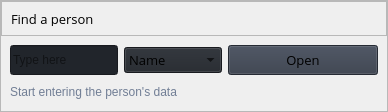
                        <widget class="QFrame" name="row_1">
                         <property name="sizePolicy">
                          <sizepolicy hsizetype="Preferred" vsizetype="Preferred">
                           <horstretch>0</horstretch>
                           <verstretch>0</verstretch>
                          </sizepolicy>
                         </property>
                         <property name="frameShape">
                          <enum>QFrame::StyledPanel</enum>
                         </property>
                         <property name="frameShadow">
                          <enum>QFrame::Raised</enum>
                         </property>
                         <layout class="QVBoxLayout" name="verticalLayout_16">
                          <property name="spacing">
                           <number>0</number>
                          </property>
                          <property name="leftMargin">
                           <number>0</number>
                          </property>
                          <property name="topMargin">
                           <number>0</number>
                          </property>
                          <property name="rightMargin">
                           <number>0</number>
                          </property>
                          <property name="bottomMargin">
                           <number>0</number>
                          </property>
                          <item>
                           <widget class="QFrame" name="frame_div_content_1">
                            <property name="minimumSize">
                             <size>
                              <width>0</width>
                              <height>110</height>
                             </size>
                            </property>
                            <property name="maximumSize">
                             <size>
                              <width>16777215</width>
                              <height>110</height>
                             </size>
                            </property>
                            <property name="frameShape">
                             <enum>QFrame::NoFrame</enum>
                            </property>
                            <property name="frameShadow">
                             <enum>QFrame::Raised</enum>
                            </property>
                            <layout class="QVBoxLayout" name="verticalLayout_17">
                             <property name="spacing">
                              <number>0</number>
                             </property>
                             <property name="leftMargin">
                              <number>0</number>
                             </property>
                             <property name="topMargin">
                              <number>0</number>
                             </property>
                             <property name="rightMargin">
                              <number>0</number>
                             </property>
                             <property name="bottomMargin">
                              <number>0</number>
                             </property>
                             <item>
                              <widget class="QFrame" name="frame_title_wid_1">
                               <property name="maximumSize">
                                <size>
                                 <width>16777215</width>
                                 <height>35</height>
                                </size>
                               </property>
                               <property name="frameShape">
                                <enum>QFrame::StyledPanel</enum>
                               </property>
                               <property name="frameShadow">
                                <enum>QFrame::Raised</enum>
                               </property>
                               <layout class="QVBoxLayout" name="verticalLayout_18">
                                <item>
                                 <widget class="QLabel" name="labelBoxBlenderInstalation">
                                  <property name="font">
                                   <font>
                                    <family>Open Sans</family>
                                    <pointsize>10</pointsize>
                                    <weight>50</weight>
                                    <italic>false</italic>
                                    <bold>false</bold>
                                   </font>
                                  </property>
                                  <property name="styleSheet">
                                   <string notr="true"/>
                                  </property>
                                  <property name="text">
                                   <string>Find a person</string>
                                  </property>
                                 </widget>
                                </item>
                               </layout>
                              </widget>
                             </item>
                             <item>
                              <widget class="QFrame" name="frame_content_wid_1">
                               <property name="frameShape">
                                <enum>QFrame::NoFrame</enum>
                               </property>
                               <property name="frameShadow">
                                <enum>QFrame::Raised</enum>
                               </property>
                               <layout class="QHBoxLayout" name="horizontalLayout_9">
                                <item>
                                 <layout class="QGridLayout" name="gridLayout">
                                  <property name="bottomMargin">
                                   <number>0</number>
                                  </property>
                                  <item row="0" column="0">
                                   <widget class="QLineEdit" name="view_linestring">
                                    <property name="minimumSize">
                                     <size>
                                      <width>0</width>
                                      <height>30</height>
                                     </size>
                                    </property>
                                    <property name="styleSheet">
                                     <string notr="true">background-color: rgb(33, 37, 43);</string>
                                    </property>
                                    <property name="text">
                                     <string/>
                                    </property>
                                    <property name="placeholderText">
                                     <string>Type here</string>
                                    </property>
                                   </widget>
                                  </item>
                                  <item row="0" column="2">
                                   <widget class="QPushButton" name="view_search_button">
                                    <property name="minimumSize">
                                     <size>
                                      <width>150</width>
                                      <height>30</height>
                                     </size>
                                    </property>
                                    <property name="font">
                                     <font>
                                      <family>Open Sans</family>
                                      <pointsize>10</pointsize>
                                      <weight>50</weight>
                                      <italic>false</italic>
                                      <bold>false</bold>
                                     </font>
                                    </property>
                                    <property name="cursor">
                                     <cursorShape>PointingHandCursor</cursorShape>
                                    </property>
                                    <property name="styleSheet">
                                     <string notr="true">background-color: rgb(52, 59, 72);</string>
                                    </property>
                                    <property name="text">
                                     <string>Open</string>
                                    </property>
                                    <property name="icon">
                                     <iconset resource="resources.qrc">
                                      <normaloff>:/icons/images/icons/cil-magnifying-glass.png</normaloff>:/icons/images/icons/cil-magnifying-glass.png</iconset>
                                    </property>
                                   </widget>
                                  </item>
                                  <item row="1" column="0" colspan="3">
                                   <widget class="QLabel" name="labelVersion_3">
                                    <property name="styleSheet">
                                     <string notr="true">color: rgb(113, 126, 149);</string>
                                    </property>
                                    <property name="lineWidth">
                                     <number>1</number>
                                    </property>
                                    <property name="text">
                                     <string>Start entering the person's data</string>
                                    </property>
                                    <property name="alignment">
                                     <set>Qt::AlignLeading|Qt::AlignLeft|Qt::AlignVCenter</set>
                                    </property>
                                   </widget>
                                  </item>
                                  <item row="0" column="1">
                                   <widget class="QComboBox" name="view_search_type">
                                    <property name="font">
                                     <font>
                                      <family>Open Sans</family>
                                      <pointsize>10</pointsize>
                                      <weight>50</weight>
                                      <italic>false</italic>
                                      <bold>false</bold>
                                     </font>
                                    </property>
                                    <property name="autoFillBackground">
                                     <bool>false</bool>
                                    </property>
                                    <property name="styleSheet">
                                     <string notr="true">background-color: rgb(33, 37, 43);</string>
                                    </property>
                                    <property name="iconSize">
                                     <size>
                                      <width>16</width>
                                      <height>16</height>
                                     </size>
                                    </property>
                                    <property name="frame">
                                     <bool>true</bool>
                                    </property>
                                    <item>
                                     <property name="text">
                                      <string>Name</string>
                                     </property>
                                    </item>
                                    <item>
                                     <property name="text">
                                      <string>Passport ID</string>
                                     </property>
                                    </item>
                                    <item>
                                     <property name="text">
                                      <string>Subdivision</string>
                                     </property>
                                    </item>
                                   </widget>
                                  </item>
                                 </layout>
                                </item>
                               </layout>
                              </widget>
                             </item>
                            </layout>
                           </widget>
                          </item>
                         </layout>
                        </widget>
